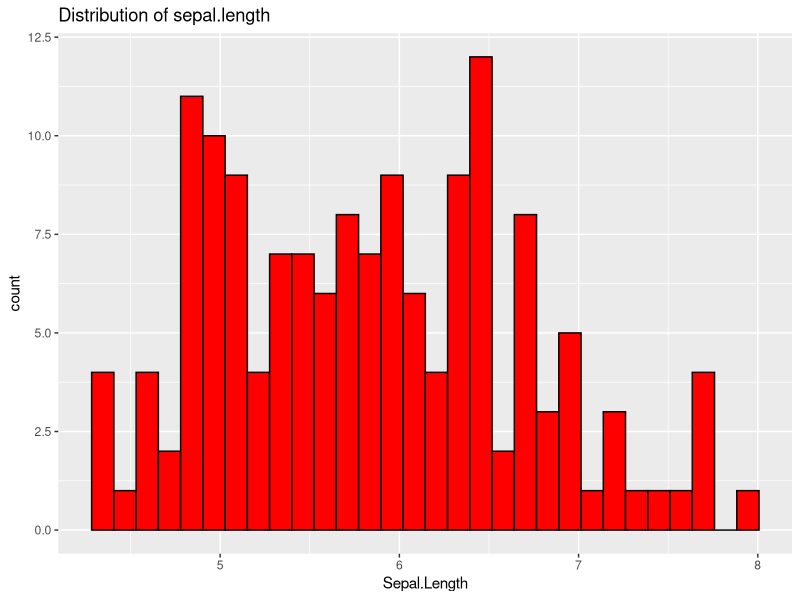

Source code (R):
#loading libraries
library(tidyverse)


#inbuilt dataset iris
iris

#selecting column sepal.length
iris$Sepal.Length

#plotting the distribution of sepal.length
iris %>% ggplot(aes(x = Sepal.Length))+
  geom_histogram(color = "black",
                 fill = "red") +
  labs(title = "Distribution of sepal.length")
